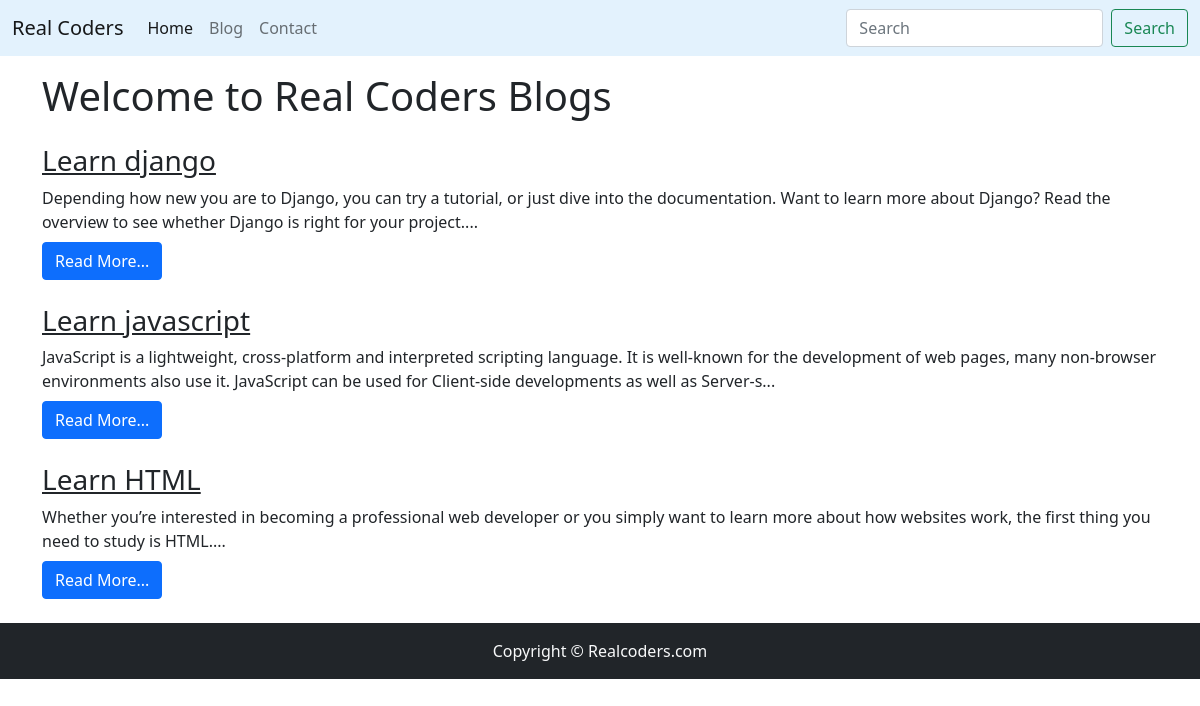
Screenshot of /blog/ with the database file from the repository.
### blogapp/models.py (models this page shows, shortened)
class Blog(models.Model):
    sno = models.AutoField(primary_key=True)
    title = models.CharField(max_length=200)
    content = models.TextField()
    short_desc = models.CharField(max_length=300, default="")
    slug = models.CharField(max_length=100)
    time = models.DateTimeField(auto_now_add=True)

### blogapp/views.py (the view)
# urls.py: 2. Add a URL to urlpatterns:  path('blog/', include('blog.urls'))
def blog(request):
    blogs = Blog.objects.all()
    context = {'blogs': blogs}
    return render(request, 'bloghome.html', context)

### templates/bloghome.html
{% extends 'base.html' %}
{% block blogactive %}active{% endblock blogactive %}
{% block body %}
<div class="container">
<h1 class="my-3">Welcome to Real Coders Blogs</h1>
{% for blog in blogs %}
<div class="media my-4">
  <div class="media-body">
    <h3><a href="/blogpost/{{blog.slug}}" class="text-dark">{{blog.title}}</a></h3>
    <p class="my-2">{{blog.short_desc|slice:245}}...</p>
  </div>
  <a href="/blogpost/{{blog.slug}}" class="text-dark"><button class="btn btn-primary">Read More...</button></a>
</div>
{% endfor %}
</div>
{% endblock body %}

### templates/base.html (shortened to what this page needs)
<!doctype html>
<html lang="en">
  <head>
    <link href="https://cdn.jsdelivr.net/npm/bootstrap@5.0.0-beta1/dist/css/bootstrap.min.css" rel="stylesheet">
  </head>
  <body>
    <nav class="navbar navbar-expand-lg navbar-light"  style="background-color: #e3f2fd;">
  <div class="container-fluid">
    <a class="navbar-brand" href="/">Real Coders</a>
    <div class="collapse navbar-collapse" id="navbarSupportedContent">
      <ul class="navbar-nav me-auto mb-2 mb-lg-0">
        <li class="nav-item {% block homeactive %}{% endblock homeactive %}">
          <a class="nav-link active" aria-current="page" href="/">Home</a>
        </li>
        <li class="nav-item {% block blogactive %}{% endblock blogactive %}">
          <a class="nav-link" href="/blog">Blog</a>
        </li>
        <li class="nav-item {% block contactactive %}{% endblock contactactive %}">
          <a class="nav-link" href="/contact">Contact</a>
        </li>
      </ul>
      <form class="d-flex" action="/search" method="get">
        <input class="form-control me-2" type="search" placeholder="Search" aria-label="Search">
        <button class="btn btn-outline-success" type="submit">Search</button>
      </form>
    </div>
  </div>
</nav>
    {% block body %}{% endblock body %}
    <footer class="text-center py-3 text-light bg-dark">Copyright &copy; Realcoders.com</footer>
  </body>
</html>

### rows the page displays
Blog: title "Learn django", short_desc "Depending how new you are to Django, you can try a tutorial, or just dive into the documentation. Want to learn more about Django? Read the overview to see whether Django is right for your project."
Blog: title "Learn javascript", short_desc "JavaScript is a lightweight, cross-platform and interpreted scripting language. It is well-known for the development of web pages, many non-browser environments also use it. JavaScript can be used for Client-side developments as well as Server-s"
Blog: title "Learn HTML", short_desc "Whether you’re interested in becoming a professional web developer or you simply want to learn more about how websites work, the first thing you need to study is HTML."
